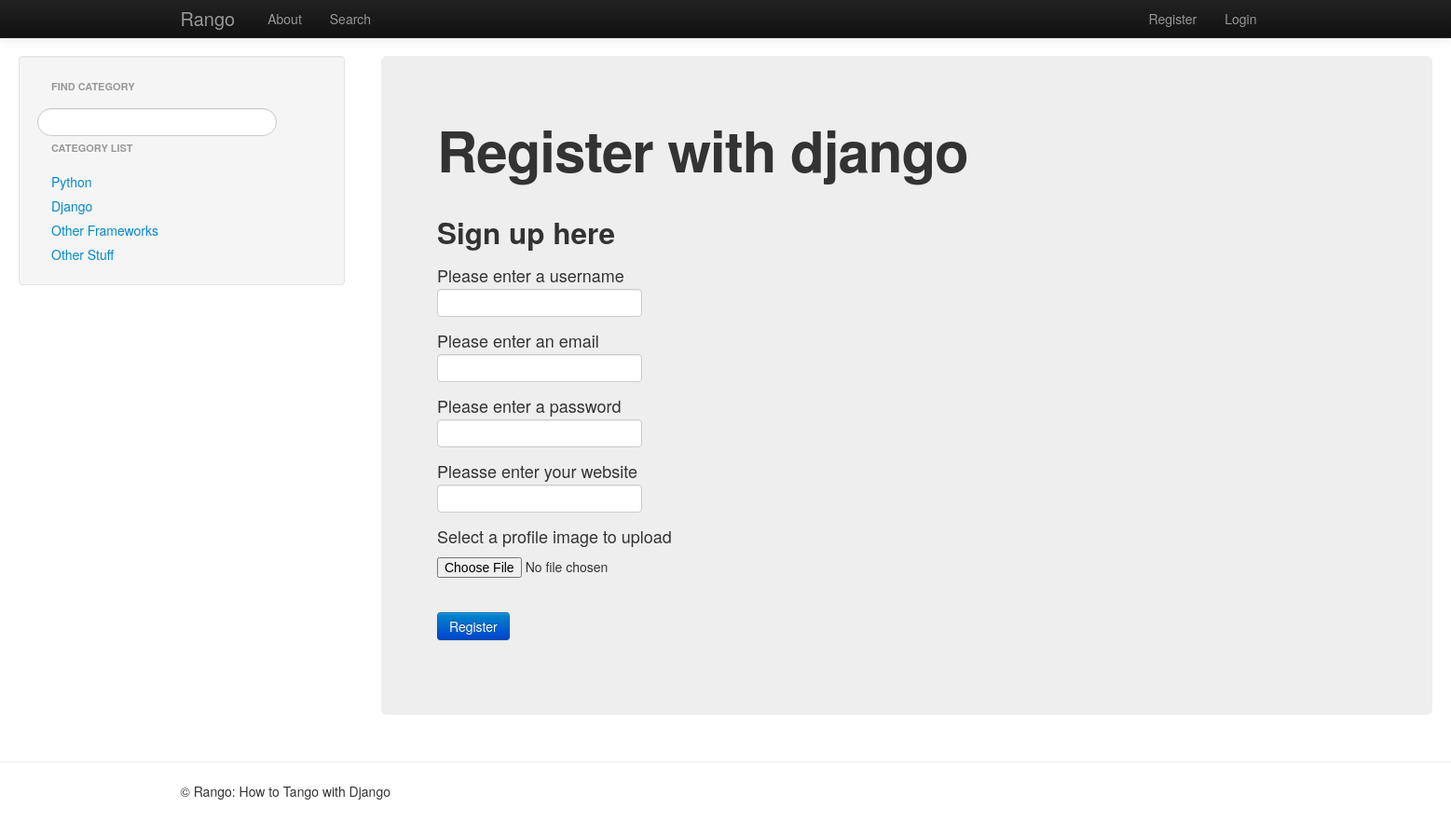
The page /rango/register/ on the database its author committed.
### rango/models.py (models this page shows, shortened)
class Category(models.Model):
    name = models.CharField(max_length=128, unique=True)
    views = models.IntegerField(default=0)
    likes = models.IntegerField(default=0)

### rango/views.py (the view)
def register(request):
    context = RequestContext(request)
    registered = False
    if request.method == 'POST':
        user_form = UserForm(data=request.POST)
        profile_form = UserProfileForm(data=request.POST)
        if user_form.is_valid() and profile_form.is_valid():
            user = user_form.save()
            user.set_password(user.password)
            user.save()
            profile = profile_form.save(commit=False)
            profile.user = user
            if 'picture' in request.FILES:
                profile.picture = request.FILES['picture']
            profile.save()
            registered = True
        else:
            print user_form.errors, profile_form.errors
    else:
        user_form = UserForm()
        profile_form = UserProfileForm()
    category_list = get_category_list()
    context_dict = {'user_form': user_form, 'profile_form': profile_form,
                    'registered': registered, 'categories': category_list,}
    return render_to_response('rango/register.html', context_dict, context)

### rango/forms.py
class UserForm(forms.ModelForm):
    username = forms.CharField(help_text="Please enter a username")
    email = forms.CharField(help_text="Please enter an email")
    password = forms.CharField(widget=forms.PasswordInput(), help_text="Please enter a password")
    class Meta:
        model = User
        fields = ('username', 'email', 'password')

class UserProfileForm(forms.ModelForm):
    website = forms.URLField(help_text="Pleasse enter your website", required=False)
    picture = forms.ImageField(help_text="Select a profile image to upload", required=False)
    class Meta:
        model = UserProfile
        fields = ('website', 'picture')

### rango/views.py (called while the page is built)
def encode_url(category_name):
    return category_name.replace(' ', '_')

def get_category_list(max_results=0, starts_with=''):
    category_list = []
    if starts_with:
        category_list = Category.objects.filter(name__istartswith=starts_with)
    else:
        category_list = Category.objects.all()
    if max_results > 0:
        if len(category_list) > max_results:
            category_list = category_list[:max_results]
    for category in category_list:
        category.url = encode_url(category.name)
    return category_list

### templates/rango/register.html (shortened to what this page needs)
<!DOCTYPE html>
{% extends 'rango/base.html' %}
{% load static %}
    {% block body_block %}
    <div class="hero-unit">
        <h1>Register with django</h1>
        <br/>
        <div class="container">
            {% if registered %}
                <p>Thanks for registering!</p>
                <p><a href="/rango/login/">Login</a> when you are ready to rango.</p>
            {% else %}
                <form class="form-signin span8" id="user_form" method="post" action="/rango/register/" enctype="multipart/form-data">
                    <h2 class="form-signin-heading">Sign up here</h2>
                    {% for field in user_form.visible_fields %}
                        {{ field.help_text }}<br/>
                        {{ field }}<br/>
                    {% endfor %}
                    {% for field in profile_form.visible_fields %}
                        {{ field.help_text }}<br/>
                        {{ field }}<br/>
                    {% endfor %}
                    <br/>
                    <input class="btn btn-primary" type="submit" name="submit" value="Register"/>
                </form>
            {% endif %}
        </div>
    </div>
    {% endblock %}

### templates/rango/category_list.html
{% if categories %}
    <ul class="nav nav-list">
    {% for category in categories %}
        <li><a href="/rango/category/{{ category.url }}">{{ category.name }}</a></li>
    {% endfor %}
    </ul>
{% else %}
    <strong>No categories at present</strong>
{% endif %}

### rows shown on the page
Category: name "Python"
Category: name "Django"
Category: name "Other Frameworks"
Category: name "Other Stuff"

### other values the page prints
{{ field.help_text }} "Please enter a username" "Please enter an email" "Please enter a password"
{{ field.help_text }} "Pleasse enter your website" "Select a profile image to upload"
